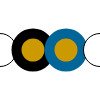
Frame 1 (no input)
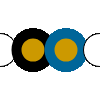
Frame 60 (no input)
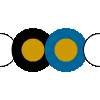
Frame 120 (the mouse pressed at the canvas centre since frame 60)

The p5.js sketch that drew these frames (run headless with seeded random() and noise() and a simulated clock; from frame 60 on, the mouse is pressed at the canvas centre):

// p5.js sketch
// ── sketch.js
function setup() {
  createCanvas(100, 100);
}

function draw(){
  ellipse(0, 50, 33, 33); // Left circle

  push(); // Start a new drawing state
  strokeWeight(10);
  fill(204, 153, 0);
  ellipse(33, 50, 33, 33); // Left-middle circle

    push(); // Start another new drawing state
      stroke(0, 102, 153);
      ellipse(66, 50, 33, 33); // Right-middle circle
    pop(); // Restore previous state

  pop(); // Restore original state

  ellipse(100, 50, 33, 33); // Right circle
}
